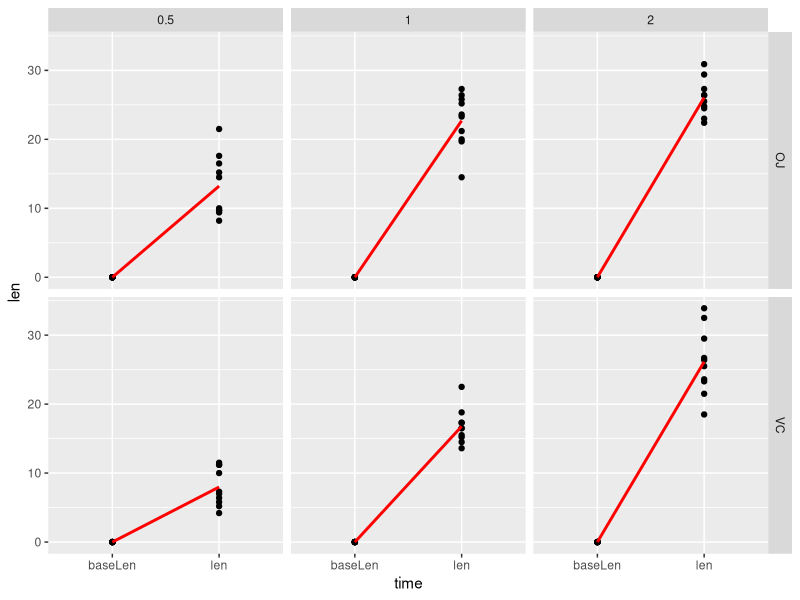

This chart was generated by the following R code:
## ---- chunk 1
knitr::opts_chunk$set(echo = TRUE)
## ---- chunk 2
data(ToothGrowth)
library(ggplot2)
library(reshape2)
ToothGrowth$baseLen<-0
ToothGrowth$id<-1:60
Too<-melt(ToothGrowth,id=c("supp","dose","id"),measure.vars = c("baseLen","len"))
## ---- chunk 3
ggplot(data=Too,aes(y=value,x=variable,group=value))+facet_grid(cols = vars(dose),rows=vars(supp))+
  geom_point()+stat_summary(aes(group=1),geom="line",fun.y=mean,size=1,col="red")+
  labs(y="len",x="time")
## ---- chunk 4
TooSepForSupp<- split(ToothGrowth,ToothGrowth$supp)
## ---- chunk 5
alpha<- 0.05
g1<- subset(TooSepForSupp$OJ, dose %in% 0.5 )$len
g2<- subset(TooSepForSupp$OJ, dose %in% 1)$len

u1 <-mean(g1)
n1<- length(g1)
u2<- mean(g2)
n2<- length(g2)
s1<- sd(g1)
s2<- sd(g2)
df<- (((s1^2)/n1 + (s2^2)/n2 )^2)/((((s1^2)/n1)^2)/(n1-1)  + (((s2^2)/n2)^2/(n2-1)))
mn<- u1-u2

est<-mn/sqrt(((s1^2)/n1)+((s2^2)/n2))
prob<-pt(est,df)
prob<alpha/2

## ---- chunk 6
est
## ---- chunk 7
g1<- g2
g2<- subset(TooSepForSupp$OJ, dose %in% 2 )$len

testBina<- t.test(g1,g2,paired= FALSE,var.equal = FALSE)

testBina$p.value/2 < alpha/2
## ---- chunk 8
testBina$statistic
## ---- chunk 9
alpha<- 0.05
g1<- subset(TooSepForSupp$VC, dose %in% 0.5 )$len
g2<- subset(TooSepForSupp$VC, dose %in% 1)$len
u1 <-mean(g1)
n1<- length(g1)
u2<- mean(g2)
n2<- length(g2)
s1<- sd(g1)
s2<- sd(g2)
df<- (((s1^2)/n1 + (s2^2)/n2 )^2)/((((s1^2)/n1)^2)/(n1-1)  + (((s2^2)/n2)^2/(n2-1)))
mn<- u1-u2
testBina<-t.test(g1,g2,paires=FALSE,var.equal = FALSE)
est<-mn/sqrt(((s1^2)/n1)+((s2^2)/n2))
testBina$p.value/2<alpha/2
pt(est,df)<alpha/2
## ---- chunk 10
testBina$statistic
est
## ---- chunk 11
g1<- g2
g2<- subset(TooSepForSupp$VC, dose %in% 2 )$len
testBina<- t.test(g1,g2,paired= FALSE,var.equal = FALSE)
testBina$p.value/2 < alpha/2
## ---- chunk 12
testBina$statistic
## ---- chunk 13
g1<-subset(TooSepForSupp$VC, dose %in% 2)$len
g2<-subset(TooSepForSupp$OJ, dose %in% 2)$len
## ---- chunk 14
n1<- length(g1)
n2<- length(g2)
nsim<- 10000


g1M<- matrix(sample(g1,nsim*n1,replace = TRUE),nsim,n1)
g2M<- matrix(sample(g2,nsim*n2,replace= TRUE),nsim,n2)
meanG1V<- apply(g1M,1,mean)
meanG2V<- apply(g2M,1,mean)
sdG1V<- apply(g1M,1,sd)
sdG2V<- apply(g2M,1,sd)
u1<- mean(meanG1V)
u2<- mean(meanG2V)
s1<- mean(sdG1V)
s2<- mean(sdG2V)
df<- (((s1^2)/n1 + (s2^2)/n2 )^2)/((((s1^2)/n1)^2)/(n1-1)  + (((s2^2)/n2)^2/(n2-1)))

est<- (u1-u2)/sqrt((s1^2)/n1 + (s2^2)/n2)
prob<-pt(est,df,lower.tail = FALSE)
prob<alpha
prob<alpha/2
